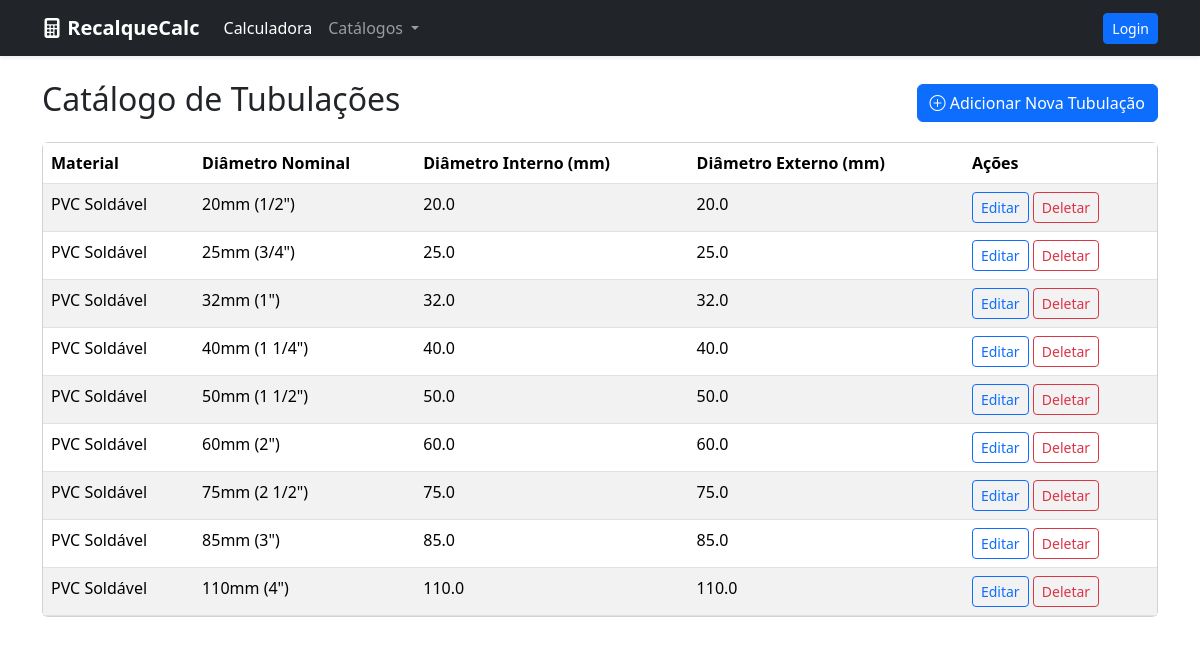
Page /catalog/tubulacoes/ on the committed database.
### calculator/models.py (models this page shows, shortened)
class Tubulacao(models.Model):
    material = models.ForeignKey(Material, on_delete=models.CASCADE, related_name='tubulacoes')
    diametro_nominal = models.CharField(max_length=20, help_text="Representação comercial. Ex: '50mm' ou '2 polegadas'")
    diametro_interno_mm = models.FloatField(help_text="Diâmetro interno real em milímetros (usado nos cálculos)")
    diametro_externo_mm = models.FloatField(help_text="Diâmetro externo real em milímetros")
    class Meta:
        unique_together = ('material', 'diametro_interno_mm')
        ordering = ['material', 'diametro_interno_mm'] # Ordena os tubos por tamanho

class Material(models.Model):
    nome = models.CharField(max_length=100, unique=True, help_text="Ex: PVC Soldável, Aço Carbono")
    rugosidade_mm = models.FloatField(help_text="Rugosidade absoluta (ε) em milímetros")

### calculator/views.py (the view)
# urls.py: path('catalog/tubulacoes/', views.TubulacaoListView.as_view(), name='tubulacao_list'),
class TubulacaoListView(ListView):
    model = Tubulacao
    template_name = 'calculator/tubulacao_list.html'
    context_object_name = 'tubulacoes'
    queryset = Tubulacao.objects.select_related('material').order_by('material__nome', 'diametro_interno_mm')

### calculator/templates/calculator/tubulacao_list.html
{% extends "calculator/base.html" %}
{% block content %}
<div class="d-flex justify-content-between align-items-center mb-3">
    <h2>Catálogo de Tubulações</h2>
    <a href="{% url 'tubulacao_create' %}" class="btn btn-primary">
        <i class="bi bi-plus-circle"></i> Adicionar Nova Tubulação
    </a>
</div>
<div class="card">
    <div class="table-responsive">
        <table class="table table-striped table-hover mb-0">
            <thead>
                <tr>
                    <th>Material</th>
                    <th>Diâmetro Nominal</th>
                    <th>Diâmetro Interno (mm)</th>
                    <th>Diâmetro Externo (mm)</th>
                    <th>Ações</th>
                </tr>
            </thead>
            <tbody>
                {% for tubulacao in tubulacoes %}
                <tr>
                    <td>{{ tubulacao.material.nome }}</td>
                    <td>{{ tubulacao.diametro_nominal }}</td>
                    <td>{{ tubulacao.diametro_interno_mm }}</td>
                    <td>{{ tubulacao.diametro_externo_mm }}</td>
                    <td>
                        <a href="{% url 'tubulacao_update' tubulacao.pk %}" class="btn btn-sm btn-outline-primary">Editar</a>
                        <a href="{% url 'tubulacao_delete' tubulacao.pk %}" class="btn btn-sm btn-outline-danger">Deletar</a>
                    </td>
                </tr>
                {% empty %}
                <tr>
                    <td colspan="5" class="text-center">Nenhuma tubulação cadastrada.</td>
                </tr>
                {% endfor %}
            </tbody>
        </table>
    </div>
</div>
{% endblock %}

### rows in the picture
Tubulacao: material.nome "PVC Soldável", diametro_nominal "20mm (1/2\")", diametro_interno_mm "20.0", diametro_externo_mm "20.0"
Tubulacao: material.nome "PVC Soldável", diametro_nominal "25mm (3/4\")", diametro_interno_mm "25.0", diametro_externo_mm "25.0"
Tubulacao: material.nome "PVC Soldável", diametro_nominal "32mm (1\")", diametro_interno_mm "32.0", diametro_externo_mm "32.0"
Tubulacao: material.nome "PVC Soldável", diametro_nominal "40mm (1 1/4\")", diametro_interno_mm "40.0", diametro_externo_mm "40.0"
Tubulacao: material.nome "PVC Soldável", diametro_nominal "50mm (1 1/2\")", diametro_interno_mm "50.0", diametro_externo_mm "50.0"
Tubulacao: material.nome "PVC Soldável", diametro_nominal "60mm (2\")", diametro_interno_mm "60.0", diametro_externo_mm "60.0"
Tubulacao: material.nome "PVC Soldável", diametro_nominal "75mm (2 1/2\")", diametro_interno_mm "75.0", diametro_externo_mm "75.0"
Tubulacao: material.nome "PVC Soldável", diametro_nominal "85mm (3\")", diametro_interno_mm "85.0", diametro_externo_mm "85.0"
Tubulacao: material.nome "PVC Soldável", diametro_nominal "110mm (4\")", diametro_interno_mm "110.0", diametro_externo_mm "110.0"
